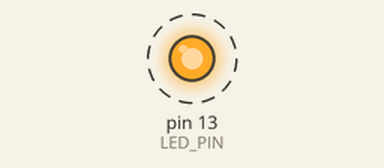
This sketch was run on a simulated Arduino Mega 2560, built with avr-gcc and run on an emulated ATmega2560. Shown: output pins drawn as LEDs (lit = HIGH). Dashed ring = blinking.

Above: at 0.16 s.
Timing chart, 0 to 3.0 s (numbered marks = the images above):
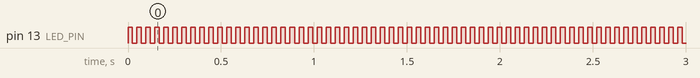

The sketch:

CTC_Blink.ino
```cpp
#define PRE_SCALE_256 0X06
#define COM2A 6
#define LED_PIN 7

int timeCount=0, ledFlag=1;
void setup() {
  // put your setup  here, to run once:
Serial.begin(9600);
  DDRB|=1<<LED_PIN;
PORTB&= ~(1<<LED_PIN);
noInterrupts();
/*CTC mode*/
TCCR2A=0X02;// CTC mode
TCCR2A|=(0x02<<COM2A);//clear compare

TCCR2B&=~(1<<3);// CTC mode
TCCR2B|=PRE_SCALE_256;// PreScale: 256

OCR2A=100;
TIMSK2=0X02;
interrupts();
}

void loop() {
  // put your main code here, to run repeatedly:

  if(timeCount>=15)
  {
    timeCount=0;
    ledFlag^=1;
  }

  if(ledFlag)
  {
    PORTB|=1<<LED_PIN;// on
  }
  else
  {
    PORTB&= ~(1<<LED_PIN);// off
  }

}

ISR(TIMER2_COMPA_vect)
{
  timeCount++;
}
```

Measured:
- by itself, pin 13 (LED_PIN): alternates HIGH for 0.02 s and LOW for 0.02 s
- by itself, everything shown: repeats every 4.0 s, in 12 steps
